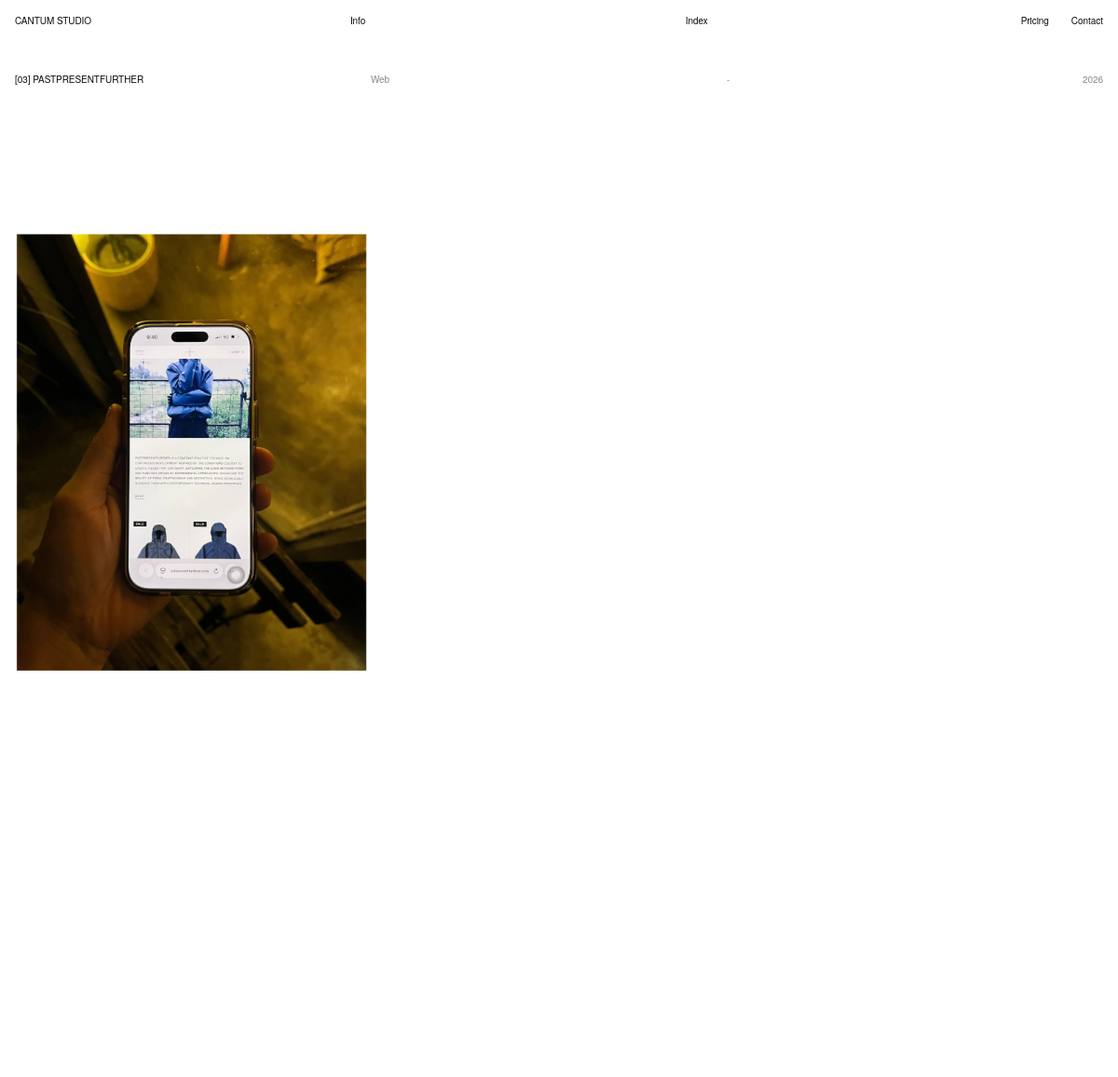
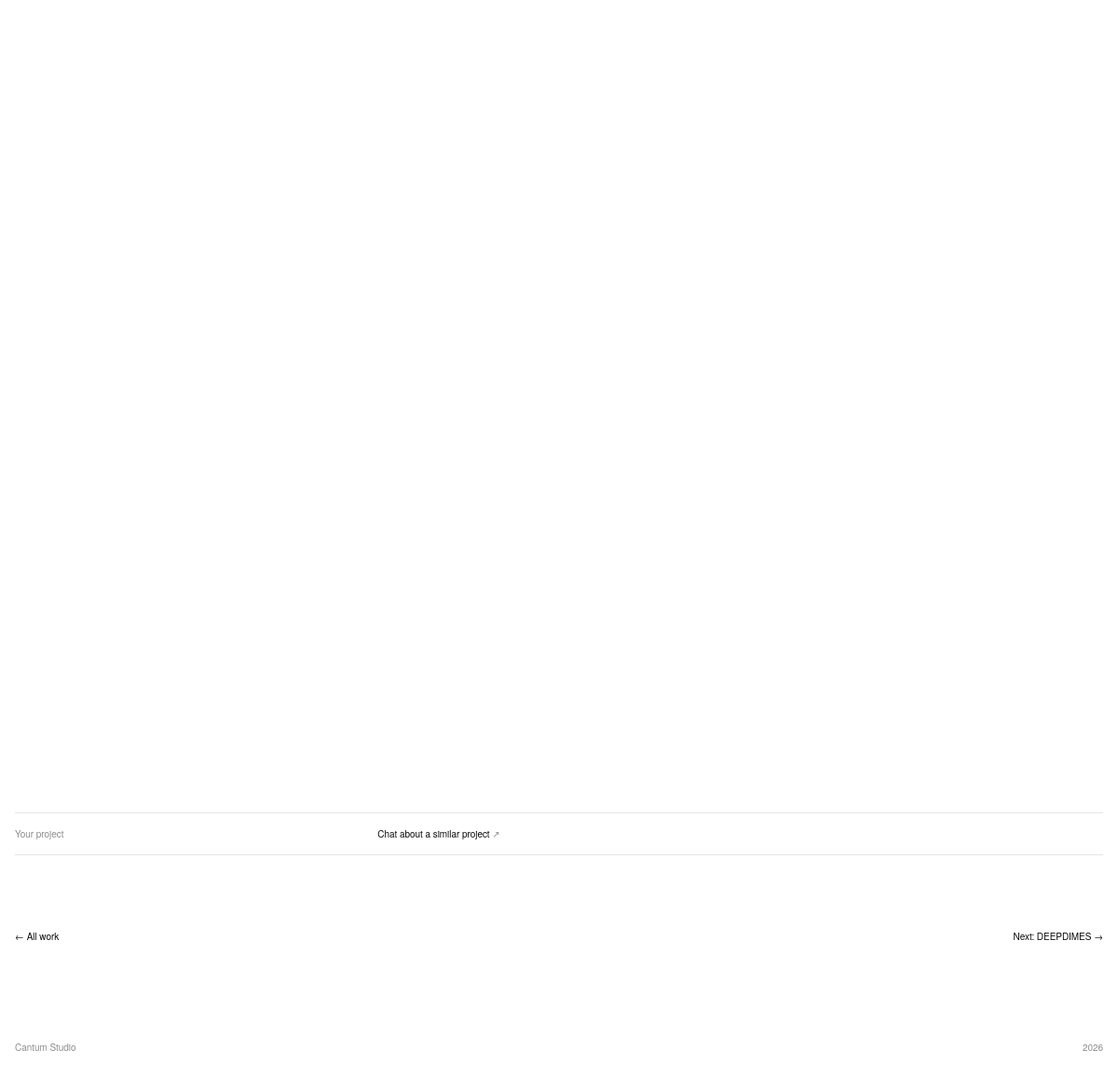
The page /project?slug=pastpresentfurther (signed in) on the database its author committed (2 pictures, top to bottom).
### tables this page shows
CREATE TABLE projects (
        id INTEGER PRIMARY KEY AUTOINCREMENT,
        title TEXT NOT NULL,
        slug TEXT NOT NULL UNIQUE,
        category TEXT NOT NULL DEFAULT 'Other',
        year TEXT,
        location TEXT,
        description TEXT,
        cover_id INTEGER,
        sort_order INTEGER NOT NULL DEFAULT 0,
        published INTEGER NOT NULL DEFAULT 1,
        created_at TEXT NOT NULL DEFAULT CURRENT_TIMESTAMP
    , link TEXT);

CREATE TABLE images (
        id INTEGER PRIMARY KEY AUTOINCREMENT,
        project_id INTEGER NOT NULL REFERENCES projects(id) ON DELETE CASCADE,
        filename TEXT NOT NULL,
        sort_order INTEGER NOT NULL DEFAULT 0
    );

### inc/bootstrap.php (called while the page is built, shortened)
<?php
function t(string $key)
{
    static $S = null;
    if ($S === null) $S = require __DIR__ . '/strings.php';
    return $S[LANG][$key] ?? $S['en'][$key] ?? $key;
}
function lurl(string $path = ''): string { return url((LANG === 'id' ? 'id/' : '') . $path); }
function db(): PDO
{
    static $pdo = null;
    if ($pdo) return $pdo;
    $pdo = new PDO('sqlite:' . ROOT . '/data/cantum.sqlite');
    $pdo->setAttribute(PDO::ATTR_ERRMODE, PDO::ERRMODE_EXCEPTION);
    $pdo->setAttribute(PDO::ATTR_DEFAULT_FETCH_MODE, PDO::FETCH_ASSOC);
    $pdo->exec('PRAGMA foreign_keys = ON');
    $pdo->exec("CREATE TABLE IF NOT EXISTS projects (
        id INTEGER PRIMARY KEY AUTOINCREMENT,
        title TEXT NOT NULL,
        slug TEXT NOT NULL UNIQUE,
        category TEXT NOT NULL DEFAULT 'Other',
        year TEXT,
        location TEXT,
        description TEXT,
        cover_id INTEGER,
        sort_order INTEGER NOT NULL DEFAULT 0,
        published INTEGER NOT NULL DEFAULT 1,
        created_at TEXT NOT NULL DEFAULT CURRENT_TIMESTAMP
    )");
    $pdo->exec("CREATE TABLE IF NOT EXISTS images (
        id INTEGER PRIMARY KEY AUTOINCREMENT,
        project_id INTEGER NOT NULL REFERENCES projects(id) ON DELETE CASCADE,
        filename TEXT NOT NULL,
        sort_order INTEGER NOT NULL DEFAULT 0
    )");
    $pdo->exec("CREATE TABLE IF NOT EXISTS settings (k TEXT PRIMARY KEY, v TEXT)");
    $pdo->exec("CREATE TABLE IF NOT EXISTS users (
        id INTEGER PRIMARY KEY AUTOINCREMENT,
        username TEXT NOT NULL UNIQUE,
        password TEXT NOT NULL
    )");
    $pdo->exec("CREATE TABLE IF NOT EXISTS invoices (
        id INTEGER PRIMARY KEY AUTOINCREMENT,
        number TEXT NOT NULL UNIQUE,
        token TEXT NOT NULL UNIQUE,
        client_name TEXT NOT NULL,
        client_email TEXT,
        client_phone TEXT,
        client_address TEXT,
        issue_date TEXT NOT NULL,
        due_date TEXT,
        tax_rate REAL NOT NULL DEFAULT 0,
        discount INTEGER NOT NULL DEFAULT 0,
        notes TEXT,
        status TEXT NOT NULL DEFAULT 'draft',
        paid_at TEXT,
        created_at TEXT NOT NULL DEFAULT CURRENT_TIMESTAMP
    )");
    $pdo->exec("CREATE TABLE IF NOT EXISTS invoice_items (
        id INTEGER PRIMARY KEY AUTOINCREMENT,
        invoice_id INTEGER NOT NULL REFERENCES invoices(id) ON DELETE CASCADE,
        description TEXT NOT NULL,
        qty REAL NOT NULL DEFAULT 1,
        price INTEGER NOT NULL DEFAULT 0,
        sort_order INTEGER NOT NULL DEFAULT 0
    )");
    ensure_project_link($pdo);
    seed_admin($pdo);
    return $pdo;
}
function ensure_project_link(PDO $pdo): void
{
    $mysql = $pdo->getAttribute(PDO::ATTR_DRIVER_NAME) === 'mysql';
    $cols = $mysql ? $pdo->query('SHOW COLUMNS FROM projects')->fetchAll(PDO::FETCH_COLUMN)
                   : $pdo->query('PRAGMA table_info(projects)')->fetchAll(PDO::FETCH_COLUMN, 1);
}
function seed_admin(PDO $pdo): void
{
    if (!$pdo->query('SELECT COUNT(*) FROM users')->fetchColumn()) {
        $pdo->prepare('INSERT INTO users (username, password) VALUES (?, ?)')
            ->execute(['admin', password_hash('admin123', PASSWORD_DEFAULT)]);
    }
}
function setting(string $key, string $default = ''): string
{
    static $cache = null;
    if ($cache === null) {
        $cache = db()->query('SELECT k, v FROM settings')->fetchAll(PDO::FETCH_KEY_PAIR);
    }
    return $cache[$key] ?? $default;
}
function e($s): string { return htmlspecialchars((string)$s, ENT_QUOTES, 'UTF-8'); }
function clean_path(string $path): string
{
    $path = preg_replace('#(^|/)index\.php(?=$|[?\#])#', '$1', $path);
    return preg_replace('#\.php(?=$|[?\#])#', '', $path);
}
function url(string $path = ''): string { return BASE . '/' . ltrim(clean_path($path), '/'); }
function upload_url(string $file): string { return url('uploads/' . rawurlencode($file)); }
function abs_url(string $path = ''): string { return SITE_URL . '/' . ltrim(clean_path($path), '/'); }
function org_schema(): array
{
    $sameAs = array_values(array_filter([setting('instagram') ?: 'https://www.instagram.com/cantumstudio/']));
    $org = [
        '@context' => 'https://schema.org',
        '@type' => ['ProfessionalService', 'LocalBusiness'],
        '@id' => abs_url('#studio'),
        'name' => SITE_NAME,
        'alternateName' => ['Cantum Studio Bogor', 'Cantum', 'Jasa Pembuatan Website Bogor Cantum Studio'],
        'url' => SITE_URL . '/',
        'description' => t('desc_home'),
        'slogan' => 'Websites that get seen, remembered and found. / Website yang dilihat, diingat, dan ditemukan.',
        'areaServed' => [
            ['@type' => 'City', 'name' => 'Bogor'],
            ['@type' => 'AdministrativeArea', 'name' => 'Jabodetabek'],
            ['@type' => 'Country', 'name' => 'Indonesia'],
        ],
        'address' => ['@type' => 'PostalAddress', 'addressLocality' => GEO['city'], 'addressRegion' => GEO['region'], 'addressCountry' => GEO['country']],
        'geo' => ['@type' => 'GeoCoordinates', 'latitude' => GEO['lat'], 'longitude' => GEO['lng']],
        'knowsAbout' => ['Web design', 'Web development', 'Website development', 'Company profile website', 'Landing page', 'E-commerce website', 'SEO', 'UI/UX design', 'Pembuatan website', 'Jasa pembuatan website', 'Jasa web design', 'Pembuatan website company profile', 'Pembuatan toko online'],
        'knowsLanguage' => ['id', 'en'],
        'priceRange' => 'Rp 350.000 - Rp 4.500.000',
        'currenciesAccepted' => 'IDR',
        'paymentAccepted' => 'Bank transfer',
        'sameAs' => $sameAs,
        'makesOffer' => array_map(fn($n, $id) => ['@type' => 'Offer', 'itemOffered' => ['@type' => 'Service', 'name' => $n, 'alternateName' => $id, 'areaServed' => 'Bogor, Indonesia', 'provider' => ['@id' => abs_url('#studio')]]], SERVICES, SERVICES_ID),
    ];
    if (setting('email')) $org['email'] = setting('email');
    if (wa_phone() !== '') $org['telephone'] = '+' . wa_phone();
    return $org;
}
function wa_number(string $phone): string
{
    $d = preg_replace('/\D+/', '', $phone);
    if ($d[0] === '0') $d = '62' . substr($d, 1);
    return $d;
}
function wa_phone(): string { return wa_number(setting('whatsapp') ?: setting('phone')); }
function wa_link(string $msg): string
{
    $n = wa_phone();
    return $n === '' ? '' : 'https://wa.me/' . $n . '?text=' . rawurlencode($msg);
}

### project.php (the view, shortened to what this page needs)
<?php
require __DIR__ . '/inc/bootstrap.php';
$st = db()->prepare('SELECT * FROM projects WHERE slug = ? AND published = 1');
$st->execute([$_GET['slug'] ?? '']);
$p = $st->fetch();
$imgs = db()->prepare('SELECT * FROM images WHERE project_id = ? ORDER BY sort_order, id');
$imgs->execute([$p['id']]);
$images = $imgs->fetchAll();
$all = db()->query('SELECT slug, title FROM projects WHERE published = 1 ORDER BY sort_order ASC, year DESC, id DESC')->fetchAll();
$idx = array_search($p['slug'], array_column($all, 'slug'));
$next = $all[($idx + 1) % count($all)];
$num = str_pad((string)(count($all) - $idx), 2, '0', STR_PAD_LEFT);
require __DIR__ . '/inc/header.php';
?>
<article class="project">
  <header class="phead">
    <h1>[<?= $num ?>] <?= e($p['title']) ?></h1>
    <span class="meta"><?= e($p['category']) ?></span>
    <span class="meta"><?= e($p['location']) ?></span>
    <span class="meta"><?= e($p['year']) ?></span>
  </header>
  <?php if ($p['description']): ?>
    <div class="desc" data-generate><?= nl2br(e($p['description'])) ?></div>
  <?php endif; ?>
  <div class="gallery" data-pager<?= count($images) > 1 ? ' tabindex="0" role="region" aria-label="' . e($p['title']) . '"' : '' ?>>
    <?php foreach ($images as $k => $im):
        $w = $h = 0; $cls = 'm';
        if ($dim = @getimagesize(UPLOAD_DIR . '/' . $im['filename'])) {
            [$w, $h] = $dim;
            $r = $w / max($h, 1);
            $cls = $r > 1.2 ? 'l' : ($r < 0.9 ? 'p' : 'm');
        }
    ?>
      <figure class="<?= $cls . ($k === 0 ? '' : ' reveal') ?>"<?= $k === 0 ? ' style="view-transition-name:p-' . (int)$p['id'] . '"' : '' ?>><img src="<?= upload_url($im['filename']) ?>" width="<?= $w ?>" height="<?= $h ?>" alt="<?= e($p['title']) ?>"<?= $k === 0 ? '' : ' loading="lazy"' ?>></figure>
    <?php endforeach; ?>
  </div>
  <?php if ($wa = wa_link(sprintf(t('wa_msg_project'), $p['title']))): ?>
    <div class="plink pwa"><span class="lbl"><?= e(t('lbl_interest')) ?></span><a href="<?= e($wa) ?>" target="_blank" rel="noopener" data-wa="project:<?= e($p['slug']) ?>"><?= e(t('wa_similar')) ?> <span aria-hidden="true">↗</span></a></div>
  <?php endif; ?>
  <nav class="pnav">
    <a href="<?= lurl() ?>"><?= e(t('back_all')) ?></a>
    <?php if ($next['slug'] !== $p['slug']): ?>
      <a href="<?= lurl('project.php?slug=' . urlencode($next['slug'])) ?>"><?= e(t('next')) ?><?= e($next['title']) ?> →</a>
    <?php endif; ?>
  </nav>
</article>
<?php require __DIR__ . '/inc/footer.php'; ?>

### assets/css/style.css (style rules this page uses)
:root { --bg: #fff; --fg: #0a0a0a; --muted: #8c8c8c; --line: #e6e6e6; --soft: #eeeeee; --gutter: 16px; --bar-h: 44px; --spring: cubic-bezier(.2, .9, .25, 1); }
* { box-sizing: border-box; margin: 0; padding: 0; }
html { -webkit-text-size-adjust: 100%; scroll-behavior: smooth; }
body { background: var(--bg); color: var(--fg); font: 400 10px/1.5 "Helvetica Neue", Helvetica, Arial, system-ui, sans-serif; letter-spacing: -.005em; -webkit-font-smoothing: antialiased; min-height: 100vh; min-height: 100dvh; display: flex; flex-direction: column; }
a { color: inherit; text-decoration: none; }
img { display: block; max-width: 100%; }
.project { max-width: 1500px; }
.phead { display: grid; grid-template-columns: 1fr 1fr 1fr auto; gap: var(--gutter); margin-bottom: 40px; }
.phead h1 { font-size: inherit; font-weight: 400; }
.phead .meta { color: var(--muted); }
.desc { max-width: 60ch; margin: 0 0 56px calc((100% - 2 * var(--gutter)) / 3 + var(--gutter)); }
.gallery { display: grid; gap: var(--gutter); }
.gallery figure { background: var(--soft); }
.gallery img { width: 100%; height: auto; }
.pnav { display: flex; justify-content: space-between; margin-top: 80px; }
@media (min-width: 961px) { .gallery { grid-template-columns: repeat(12, 1fr); gap: 72px var(--gutter); align-items: start; grid-auto-flow: row dense; } }
@media (min-width: 961px) { .gallery figure.p { grid-column: span 4; } }
.plink { display: grid; grid-template-columns: 1fr 1fr 1fr auto; gap: var(--gutter); padding: .9rem 0; margin-bottom: 40px; border-top: 1px solid var(--line); border-bottom: 1px solid var(--line); }
.plink .lbl { color: var(--muted); }
.plink a { grid-column: 2 / span 2; justify-self: start; overflow-wrap: anywhere; transition: opacity .2s; }
.plink a span { display: inline-block; color: var(--muted); transition: transform .35s var(--spring), color .2s; }
.plink.pwa { margin: 40px 0 0; }

### rows shown on the page
projects: slug "03", title "PASTPRESENTFURTHER", category "Web", location "-", year "2026"
images: filename (picture)

### other values the page prints
SITE_NAME "CANTUM STUDIO"
t('nav_info') "Info"
t('nav_index') "Index"
t('nav_pricing') "Pricing"
t('nav_contact') "Contact"
t('lbl_interest') "Your project"
t('wa_similar') "Chat about a similar project"
t('back_all') "← All work"
t('next') "Next:"
$next['title'] "DEEPDIMES"
SITE_NAME "Cantum Studio"
